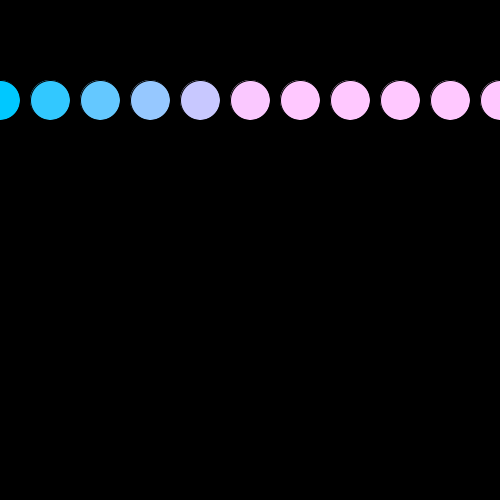
Frame 1 (no input)
Frame 60 (the mouse pressed at the canvas centre just before this capture): identical to frame 1, image omitted
Frame 120 (the mouse held since frame 60 and released just before this capture): identical to frame 1, image omitted

The Processing sketch that drew this single still picture (run headless with seeded random() and noise(); from frame 60 on, the mouse is pressed at the canvas centre):

// Processing sketch: sketch_3forLoop
// ── sketch_3forLoop.pde
int x = 0;
void setup() {
  size(500,500);
  
}

void draw() {
  background(0);

  
  for(int x = 0; x <= width; x=x+50){
    fill(x,200,255);
    ellipse(x,100,40,40);
  
  }
  
  // //NESTED LOOP
  // for(int x = 0; x <= width; x=x+50){
  //   for(int y= 0; y<=height; y=y+50){
  //   fill(x,y,255);
  //   ellipse(x,y,40,40);
  //   }
  // }
  
}
